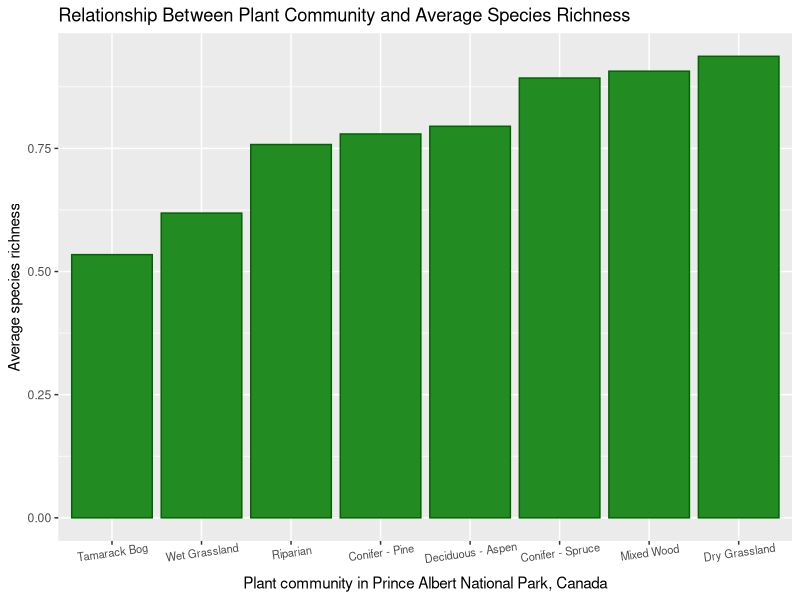
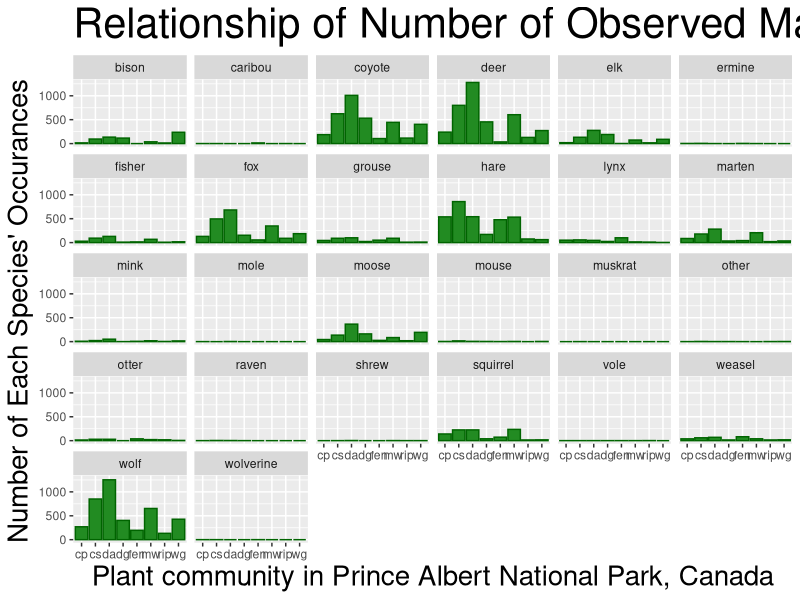
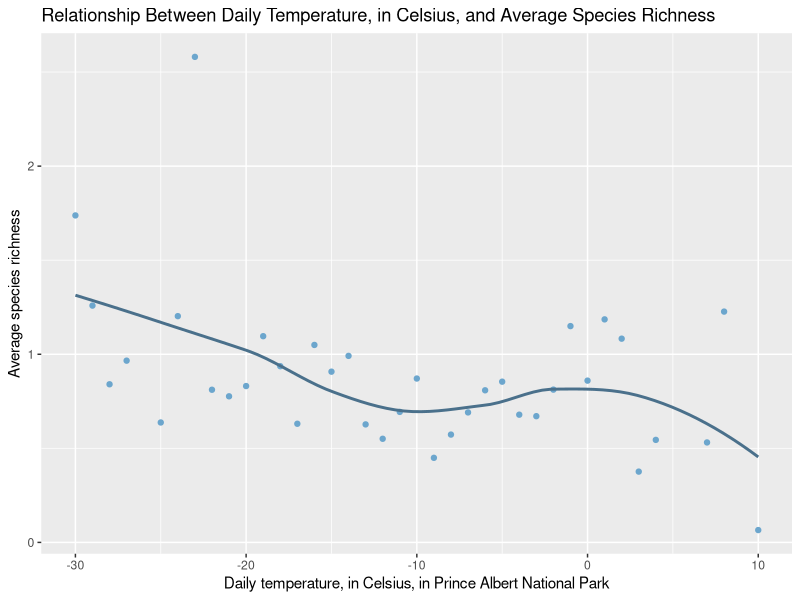
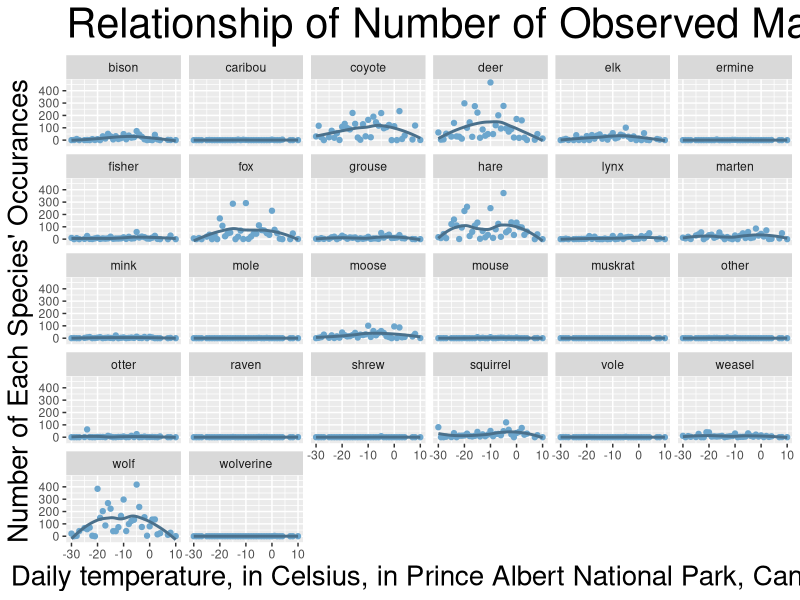
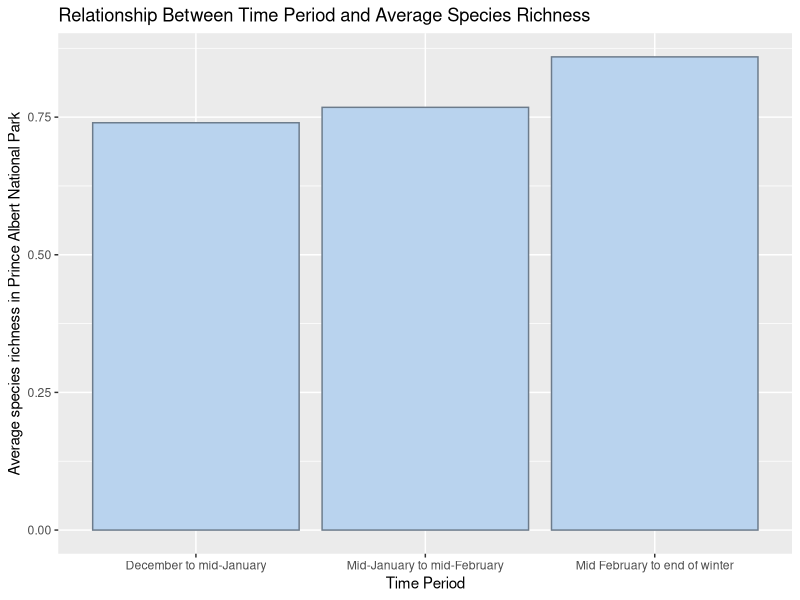
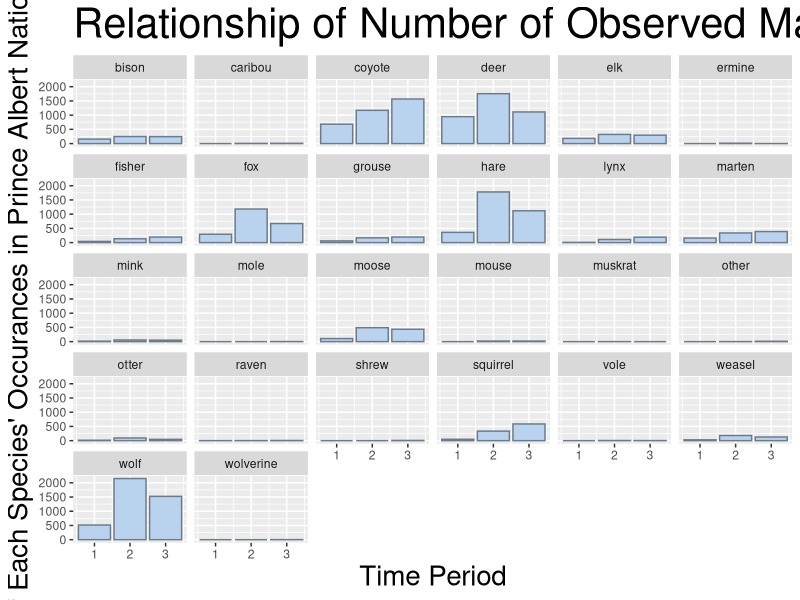

Here is the R script that generated these plots, in order:
## ---- chunk 1
#| label: plant-community-overall-graphics
#| echo: FALSE
#| message: FALSE
#| warning: FALSE
#| fig-cap: "Column plot showing relationship between plant community and average species richness."
#| fig-alt: "Column plot showing relationship between plant community and average species richness. Tamarack bog was the least diverse with an average species richness of about 0.5. Dry grassland was the most diverse with an average species richness of about 0.95."

library(tidyverse) #load necessary package
mammal_clean <- read_csv("data-clean/mammal_clean.csv") #read in data

mammal_clean |> #use mammal_clean data
  select(plantcomm, richness) |> #select these variables
  group_by(plantcomm) |> #group by plant community
  summarise(rich_avg = mean(richness, na.rm = TRUE)) |> #summarize the average species richness
  ggplot() + #make a plot
  geom_col(mapping = aes(x = fct_reorder(plantcomm, rich_avg), #make a column plot with plant comm on the x
                         y = rich_avg), #average richness on the y
                         fill = "forestgreen", #fill the bars with forest green color
                         color = "darkgreen") + #outline the bars with dark green color
  labs(x = "Plant community in Prince Albert National Park, Canada", #label for x axis
       y = "Average species richness",#label for y axis
       title = "Relationship Between Plant Community and Average Species Richness") + #label for title
  scale_x_discrete(labels=c("cp" = "Conifer - Pine", #cp is conifer pine
                            "cs" = "Conifer - Spruce", #cs is conifer spruce
                            "da" = "Deciduous - Aspen", #da is deciduous aspen 
                            "dg" = "Dry Grassland", #dg is dry grassland
                            "fen" = "Tamarack Bog", #fen is tamarack bog
                            "mw" = "Mixed Wood", #mw is mixed wood
                            "rip" = "Riparian", #rip is riparian
                            "wg" = "Wet Grassland")) + #wg is wet grassland
  theme(axis.text.x = element_text(size = 8, angle = 8))  #angle the x axis text and make it smaller      
## ---- chunk 2
#| label: plant-community-species-graphics
#| echo: FALSE
#| message: FALSE
#| warning: FALSE
#| fig-cap: "Column plot showing relationship of number of observed mammals across plant communities."
#| fig-alt: "Column plot showing relationship of number of observed mammals across plant communities. Some mammals have clear preferences as shown in the higher count in some plant communities while other mammals have relatively even counts across plant communities."
#| fig-height: 10
#| fig-width: 15

mammal_clean |> #use this data
  select(plantcomm, deer, moose, elk, wolf, coyote, fox, caribou, lynx, fisher, marten, bison, mink, otter, grouse, hare, weasel, ermine, mouse, raven, squirrel, wolverine, muskrat, mole, shrew, vole, other) |> #select these variables
  pivot_longer(cols = 2:27, names_to = "mammal",#use mammal as the variable name
               values_to = "presence") |> #use presence for the values under mammal
  group_by(mammal, plantcomm) |> #group by mammal and plant community
  tally(presence) |> #count the presence of each mammal in each community
  ggplot() + #make a plot
  geom_col(mapping = aes(x = plantcomm, #make a column chart with plant community on the x
                         y = n), #count on the y
           fill = "forestgreen",#fill the bars with forest green color
           color = "darkgreen") + #outline the bars with dark green color
  facet_wrap(~mammal) + #put each mammal in its own graphic
  labs(x = "Plant community in Prince Albert National Park, Canada", #label for the x axis
       y = "Number of Each Species' Occurances", #label for the y axis
       title = "Relationship of Number of Observed Mammals Across Plant Communities") + # label for the title
  theme(axis.title.x = element_text(size = 20)) + #make the x label text larger
  theme(axis.title.y = element_text(size = 20)) + #make the y label text larger
  theme(title = element_text(size = 25)) #make the title text larger

## ---- chunk 3
#| label: temperature-overall-graphics
#| echo: FALSE
#| message: FALSE
#| warning: FALSE
#| fig-cap: "Scatterplot showing relationship between daily temperature, in Celsius, and average species richness."
#| fig-alt: "Scatterplot showing relationship between daily temperature, in Celsius, and average species richness. As daily temperature increases, average species richness decreases."

mammal_clean |> #use this dataset
  select(temp, richness) |> #select these variables
  group_by(temp) |> #group by temperature
  summarise(rich_avg = mean(richness, na.rm = TRUE)) |> #summarize the average species richness
  ggplot() + #make a plot
  geom_point(mapping = aes(x = temp, #make a scatterplot plot with temp on the x axis
                         y = rich_avg), #average richness on the y axis
           color = "skyblue3") +  #color the points with sky blue 3
  labs(x = "Daily temperature, in Celsius, in Prince Albert National Park", #label the x axis
       y = "Average species richness",#label the y axis
       title = "Relationship Between Daily Temperature, in Celsius, and Average Species Richness") + #label the title
  geom_smooth(method = NULL, #create a trendline
              mapping = aes(x = temp, #use temp for the x
                         y = rich_avg), #use average richness for the y
              color = "skyblue4", #make the trendline sky blue 4 color
              linetype = "solid", #make the trendline solid
              se = FALSE) #no error space surrounding trendline

## ---- chunk 4
#| label: temperature-species-graphics
#| echo: FALSE
#| message: FALSE
#| warning: FALSE
#| fig-cap: "Scatterplot showing relationship of number of observed mammals across daily temperatures."
#| fig-alt: "Column plot showing relationship of number of observed mammals across daily temperatures. Some mammals have clear preferences as shown in the higher count during certain temperatures while other mammals have relatively even counts across temperature."
#| fig-height: 10
#| fig-width: 15

mammal_clean |> #use this data
  select(temp, deer, moose, elk, wolf, coyote, fox, caribou, lynx, fisher, marten, bison, mink, otter, grouse, hare, weasel, ermine, mouse, raven, squirrel, wolverine, muskrat, mole, shrew, vole, other) |> #select these variables
  pivot_longer(cols = 2:27, names_to = "mammal", #use mammal as the variable name
               values_to = "presence") |> #use presence for the values under mammal
  group_by(mammal, temp) |> #group by mammal and temp
  tally(presence) |> #count the presence of each mammal in each community
  ggplot() + #make a plot
  geom_point(mapping = aes(x = temp, #make a scatterplot with temp on the x axis
                         y = n), #count on the y axis
           color = "skyblue3") + #color the points sky blue 3 
  facet_wrap(~mammal) + #put each mammal in its own graphic
  labs(x = "Daily temperature, in Celsius, in Prince Albert National Park, Canada", #label the x axis 
       y = "Number of Each Species' Occurances", #label the y axis
       title = "Relationship of Number of Observed Mammals Across Daily Temperatures") + #label the title
  theme(axis.title.x = element_text(size = 20)) + #make the x label text larger
  theme(axis.title.y = element_text(size = 20)) + #make the y label text larger
  theme(title = element_text(size = 25)) + #make the title text larger
  geom_smooth(method = NULL, #create a trendline for each mammal
              mapping = aes(x = temp, #use temp at the x
                         y = n), #use count as the y
              color = "skyblue4", #color the trendline sky blue 4
              linetype = "solid", #make the trendline solid
              se = FALSE) #no error space around trendline

## ---- chunk 5
#| label: period-overall-graphics
#| echo: FALSE
#| message: FALSE
#| warning: FALSE
#| fig-cap: "Column chart showing relationship between time period and average species richness."
#| fig-alt: "Column chart showing relationship between time period and average species richness. Early winter had the lowest average species richness of about 0.75. Late winter had the highest average species richness of about 0.85."

mammal_clean |> #use this data
  select(periodnum, richness) |> #select these variables
  group_by(periodnum) |> #group by time period
  summarise(rich_avg = mean(richness, na.rm = TRUE)) |> #summarize the average species richness
  ggplot() + #make a plot
  geom_col(mapping = aes(x = factor(periodnum), #make a column chart with time period on the x axis
                         y = rich_avg), #average richness on the y axis
                         fill = "slategray2", #color the columns slate grey 2
                         color = "slategray4") + #outline the columns slate grey 4
  labs(x = "Time Period", #label the x axis
       y = "Average species richness in Prince Albert National Park", #label the y axis
       title = "Relationship Between Time Period and Average Species Richness") + #label the title
  scale_x_discrete(labels = c("1" = "December to mid-January", #time period 1 represents early winter
                            "2" = "Mid-January to mid-February", #time period 2 represents mid winter
                            "3" = "Mid February to end of winter"))    #time period 3 represents late winter     

## ---- chunk 6
#| label: period-species-graphics
#| echo: FALSE
#| message: FALSE
#| warning: FALSE
#| fig-cap: "Column chart showing relationship of number of observed mammals across time periods."
#| fig-alt: "Column chart showing relationship of number of observed mammals across time periods. Some mammals have clear preferences as shown in the higher count during certain time periods while other mammals have relatively even counts across winter."
#| fig-height: 10
#| fig-width: 15

mammal_clean |> #use this data
  select(periodnum, deer, moose, elk, wolf, coyote, fox, caribou, lynx, fisher, marten, bison, mink, otter, grouse, hare, weasel, ermine, mouse, raven, squirrel, wolverine, muskrat, mole, shrew, vole, other) |> #select these variables
  pivot_longer(cols = 2:27, names_to = "mammal",#use mammal as the variable name
               values_to = "presence") |> #use presence for the values under mammal
  group_by(mammal, periodnum) |> #group by mammal and time period
  tally(presence) |> #count the the presence of each mammal at each time period
  ggplot() + #make a plot
  geom_col(mapping = aes(x = periodnum, #make a column plot with time period on the x axis
                         y = n), #count on the y axis
           fill = "slategray2", #color the columns slate grey 2
           color = "slategray4") + #outline the columns slate grey 4
  facet_wrap(~mammal) + #put each mammal in its own graphic
  labs(x = "Time Period", #label the x axis
       y = "Number of Each Species' Occurances in Prince Albert National Park", #label the y axis
       title = "Relationship of Number of Observed Mammals Across Time Periods") + #label the title
  theme(axis.title.x = element_text(size = 20)) + #make the x label text larger
  theme(axis.title.y = element_text(size = 20)) + #make the y label text larger
  theme(title = element_text(size = 25)) #make the title text larger
